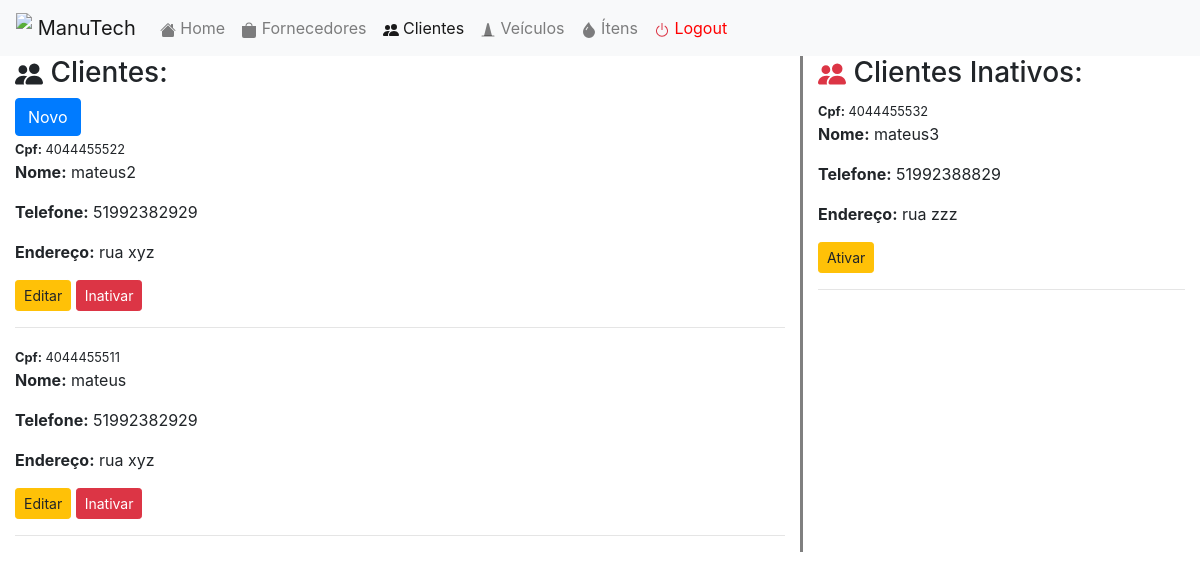
The page /cliente.php (signed in) on the database its author committed.
### tables this page shows
CREATE TABLE cliente (
    cpf BIGINT(11) NOT NULL,
    nome VARCHAR(50) NOT NULL,
    telefone BIGINT(11) NOT NULL,
    endereco VARCHAR(350) NOT NULL,
    ativo BOOLEAN NOT NULL DEFAULT true,
    PRIMARY KEY(cpf)
) CHARSET=utf8;

### cliente.php (the view, shortened to what this page needs)
<?php
require_once 'conect.php';
?>
<!doctype html>
<html lang="pt-br">
<head>
    <link rel="stylesheet" href="https://stackpath.bootstrapcdn.com/bootstrap/4.4.1/css/bootstrap.min.css">
    <link rel="stylesheet" href="estilo.css">
</head>
<body>
<div class="container-fluid">
    <div class="row">
        <div class="col-sm-12" id="menu">
            <nav class="navbar navbar-expand-lg navbar-light bg-light">
                <a class="navbar-brand" href="painel.php"><img src="https://img.icons8.com/material-two-tone/30/000000/car-service.png" class="d-inline-block align-top"> ManuTech</a>
                <div class="collapse navbar-collapse" id="navbarNav">
                    <ul class="navbar-nav">
                        <li class="nav-item"><a class="nav-link" href="painel.php"> Home</a></li>
                        <li class="nav-item"><a class="nav-link" href="fornecedor.php"><svg class="bi bi-bag-fill" width="1em" height="1em" viewBox="0 0 16 16" fill="currentColor" xmlns="http://www.w3.org/2000/svg"><path d="M1 4h14v10a2 2 0 01-2 2H3a2 2 0 01-2-2V4zm7-2.5A2.5 2.5 0 005.5 4h-1a3.5 3.5 0 117 0h-1A2.5 2.5 0 008 1.5z"/></svg> Fornecedores</a></li>
                        <li class="nav-item active"><a class="nav-link" href="cliente.php"> Clientes</a></li>
                        <li class="nav-item"><a class="nav-link" href="veiculo.php"><svg class="bi bi-cone" width="1em" height="1em" viewBox="0 0 16 16" fill="currentColor" xmlns="http://www.w3.org/2000/svg"><path d="M7.03 1.88c.252-1.01 1.688-1.01 1.94 0L12 14H4L7.03 1.88z"/><path fill-rule="evenodd" d="M1.5 14a.5.5 0 01.5-.5h12a.5.5 0 010 1H2a.5.5 0 01-.5-.5z" clip-rule="evenodd"/></svg> Veículos</a></li>
                        <li class="nav-item"><a class="nav-link" href="item.php"> Ítens</a></li>
                        <li class="nav-item"><a class="nav-link" href="logout.php" style="color: red;"> Logout</a></li>
                    </ul>
                </div>
            </nav>
        </div>
    </div>
    <div class="row">
        <div class="col-sm-8">
            <h3> Clientes:</h3>
            <button type="button" class="btn btn-primary" onclick="window.location.href='addCliente.php'">Novo</button><br>
            <?php
            $r = $db->query("SELECT * FROM cliente WHERE ativo=1 ORDER BY nome DESC");
            $linhas = $r->fetchAll(PDO::FETCH_ASSOC);
            foreach($linhas as $l) {
                echo "
                        <small><strong>Cpf:</strong> ".$l['cpf']."</small>
                        <p><strong>Nome:</strong> ".$l['nome']."</p>
                        <p><strong>Telefone:</strong> ".$l['telefone']."</p>
                        <p><strong>Endereço:</strong> ".$l['endereco']."</p>
                        <a href='updateCliente.php?cpf=".$l['cpf']."' class='btn btn-warning btn-sm'>Editar</a>
                        <a href='inativarCliente.php?cpf=".base64_encode($l['cpf'])."' class='btn btn-danger btn-sm'>Inativar</a>
                        <hr>
                    ";
            }
            ?>
        </div>
        <div class="col-sm-4" id="teste">
            <h3> Clientes Inativos:</h3>
            <?php
            $r = $db->query("SELECT * FROM cliente WHERE ativo=0 ORDER BY nome DESC");
            $linhas = $r->fetchAll(PDO::FETCH_ASSOC);
            foreach($linhas as $l) {
                echo "
                    <small><strong>Cpf:</strong> ".$l['cpf']."</small>
                    <p><strong>Nome:</strong> ".$l['nome']."</p>
                    <p><strong>Telefone:</strong> ".$l['telefone']."</p>
                    <p><strong>Endereço:</strong> ".$l['endereco']."</p>
                    <a href='ativarCliente.php?cpf=".base64_encode($l['cpf'])."' class='btn btn-warning btn-sm'>Ativar</a>
                    <hr>
                ";
            }
            ?>
        </div>
    </div>
</div>
</body>
</html>

### estilo.css (style rules this page uses)
div#menu { padding: 0%; }
div#teste { border-left: solid gray; }

### rows shown on the page
cliente: cpf "4044455522", nome "mateus2", telefone "51992382929", endereco "rua xyz"
cliente: cpf "4044455511", nome "mateus", telefone "51992382929", endereco "rua xyz"
cliente: cpf "4044455532", nome "mateus3", telefone "51992388829", endereco "rua zzz"
